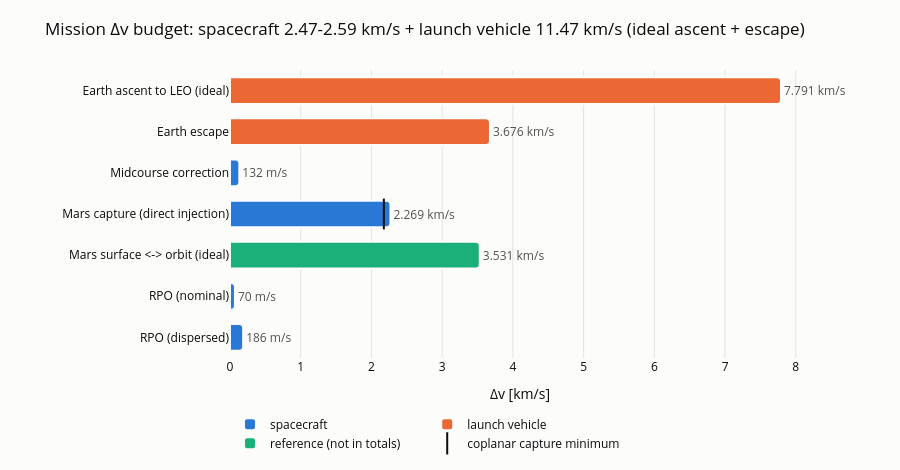

The cell this chart's notebook holds for it:
### Markdown cell above
## Δv chart
One bar per maneuver, colored by vehicle; RPO shown for both cases. The tick on the capture bar marks the coplanar minimum.

### Code cell
# Reference palette: categorical slots 1-3, in fixed order
VEHICLE_COLOR = {
    "spacecraft": "#2a78d6",
    "launch vehicle": "#eb6834",
    "reference": "#1baf7a",
}
VEHICLE_LABEL = {
    "spacecraft": "spacecraft",
    "launch vehicle": "launch vehicle",
    "reference": "reference (not in totals)",
}
INK, INK_2, SURFACE, GRID = "#0b0b0b", "#52514e", "#fcfcfb", "#e4e3dd"

bars = (
    [r for r in budget if r["maneuver"] != "RPO"]
    + reference
    + [
        {
            "maneuver": f"RPO ({c})",
            "vehicle": "spacecraft",
            "dv": {
                c2: next(r for r in budget if r["maneuver"] == "RPO")["dv"][c]
                for c2 in CASES
            },
        }
        for c in CASES
    ]
)
labels = [b["maneuver"] for b in bars][::-1]  # first maneuver on top
values_km = [b["dv"][CASES[0]] * M_TO_KM for b in bars][::-1]
vehicles = [b["vehicle"] for b in bars][::-1]

fig_budget = go.Figure()
for vehicle, color in VEHICLE_COLOR.items():
    idx = [i for i, v in enumerate(vehicles) if v == vehicle]
    fig_budget.add_bar(
        y=[labels[i] for i in idx],
        x=[values_km[i] for i in idx],
        orientation="h",
        name=VEHICLE_LABEL[vehicle],
        marker={
            "color": color,
            "line": {"color": SURFACE, "width": 2},
            "cornerradius": 4,
        },
        text=[
            f"{values_km[i]:.3f} km/s"
            if values_km[i] >= 1
            else f"{values_km[i] * KM_TO_M:.0f} m/s"
            for i in idx
        ],
        textposition="outside",
        textfont={"color": INK_2, "size": 12},
        hovertemplate="%{y}<br>%{x:.3f} km/s<extra>"
        + VEHICLE_LABEL[vehicle]
        + "</extra>",
        cliponaxis=False,
    )
cap_label = "Mars capture (direct injection)"
fig_budget.add_scatter(
    x=[DV_COPLANAR_MIN * M_TO_KM],
    y=[cap_label],
    mode="markers",
    name="coplanar capture minimum",
    marker={"symbol": "line-ns", "size": 22, "line": {"width": 2, "color": INK}},
    hovertemplate=f"coplanar minimum<br>{DV_COPLANAR_MIN * M_TO_KM:.3f} km/s<extra></extra>",
)
sc = {c: sum(r["dv"][c] for r in budget if r["vehicle"] == "spacecraft") for c in CASES}
lv = sum(r["dv"][CASES[0]] for r in budget if r["vehicle"] == "launch vehicle")
fig_budget.update_layout(
    title=(
        f"Mission Δv budget: spacecraft {sc[CASES[0]] * M_TO_KM:.2f}-{sc[CASES[-1]] * M_TO_KM:.2f} km/s "
        f"+ launch vehicle {lv * M_TO_KM:.2f} km/s (ideal ascent + escape)"
    ),
    template="plotly_white",
    paper_bgcolor=SURFACE,
    plot_bgcolor=SURFACE,
    font={"color": INK},
    barmode="overlay",
    bargap=0.35,
    height=470,
    margin={"l": 230, "r": 90, "t": 70, "b": 50},
    legend={"orientation": "h", "y": -0.18, "x": 0},
    xaxis={
        "title": "Δv [km/s]",
        "gridcolor": GRID,
        "zeroline": False,
        "rangemode": "tozero",
    },
    yaxis={"categoryorder": "array", "categoryarray": labels},
)
fig_budget.show()

### Figure 1 — Plotly figure (JSON) as saved in the notebook; plotly's stock layout.template omitted (floating-point values rounded to 4 significant figures)
{"data": [{"cliponaxis": false, "hovertemplate": "%{y}<br>%{x:.3f} km/s<extra>spacecraft</extra>", "marker": {"color": "#2a78d6", "cornerradius": 4, "line": {"color": "#fcfcfb", "width": 2}}, "name": "spacecraft", "orientation": "h", "text": ["186 m/s", "70 m/s", "2.269 km/s", "132 m/s"], "textfont": {"color": "#52514e", "size": 12}, "textposition": "outside", "type": "bar", "x": [0.186, 0.06983, 2.269, 0.1318], "y": ["RPO (dispersed)", "RPO (nominal)", "Mars capture (direct injection)", "Midcourse correction"]}, {"cliponaxis": false, "hovertemplate": "%{y}<br>%{x:.3f} km/s<extra>launch vehicle</extra>", "marker": {"color": "#eb6834", "cornerradius": 4, "line": {"color": "#fcfcfb", "width": 2}}, "name": "launch vehicle", "orientation": "h", "text": ["3.676 km/s", "7.791 km/s"], "textfont": {"color": "#52514e", "size": 12}, "textposition": "outside", "type": "bar", "x": [3.676, 7.791], "y": ["Earth escape", "Earth ascent to LEO (ideal)"]}, {"cliponaxis": false, "hovertemplate": "%{y}<br>%{x:.3f} km/s<extra>reference (not in totals)</extra>", "marker": {"color": "#1baf7a", "cornerradius": 4, "line": {"color": "#fcfcfb", "width": 2}}, "name": "reference (not in totals)", "orientation": "h", "text": ["3.531 km/s"], "textfont": {"color": "#52514e", "size": 12}, "textposition": "outside", "type": "bar", "x": [3.531], "y": ["Mars surface <-> orbit (ideal)"]}, {"hovertemplate": "coplanar minimum<br>2.175 km/s<extra></extra>", "marker": {"line": {"color": "#0b0b0b", "width": 2}, "size": 22, "symbol": "line-ns"}, "mode": "markers", "name": "coplanar capture minimum", "type": "scatter", "x": [2.175], "y": ["Mars capture (direct injection)"]}], "layout": {"bargap": 0.35, "barmode": "overlay", "font": {"color": "#0b0b0b"}, "height": 470, "legend": {"orientation": "h", "x": 0, "y": -0.18}, "margin": {"b": 50, "l": 230, "r": 90, "t": 70}, "paper_bgcolor": "#fcfcfb", "plot_bgcolor": "#fcfcfb", "title": {"text": "Mission Δv budget: spacecraft 2.47-2.59 km/s + launch vehicle 11.47 km/s (ideal ascent + escape)"}, "xaxis": {"gridcolor": "#e4e3dd", "rangemode": "tozero", "title": {"text": "Δv [km/s]"}, "zeroline": false}, "yaxis": {"categoryarray": ["RPO (dispersed)", "RPO (nominal)", "Mars surface <-> orbit (ideal)", "Mars capture (direct injection)", "Midcourse correction", "Earth escape", "Earth ascent to LEO (ideal)"], "categoryorder": "array"}}}
